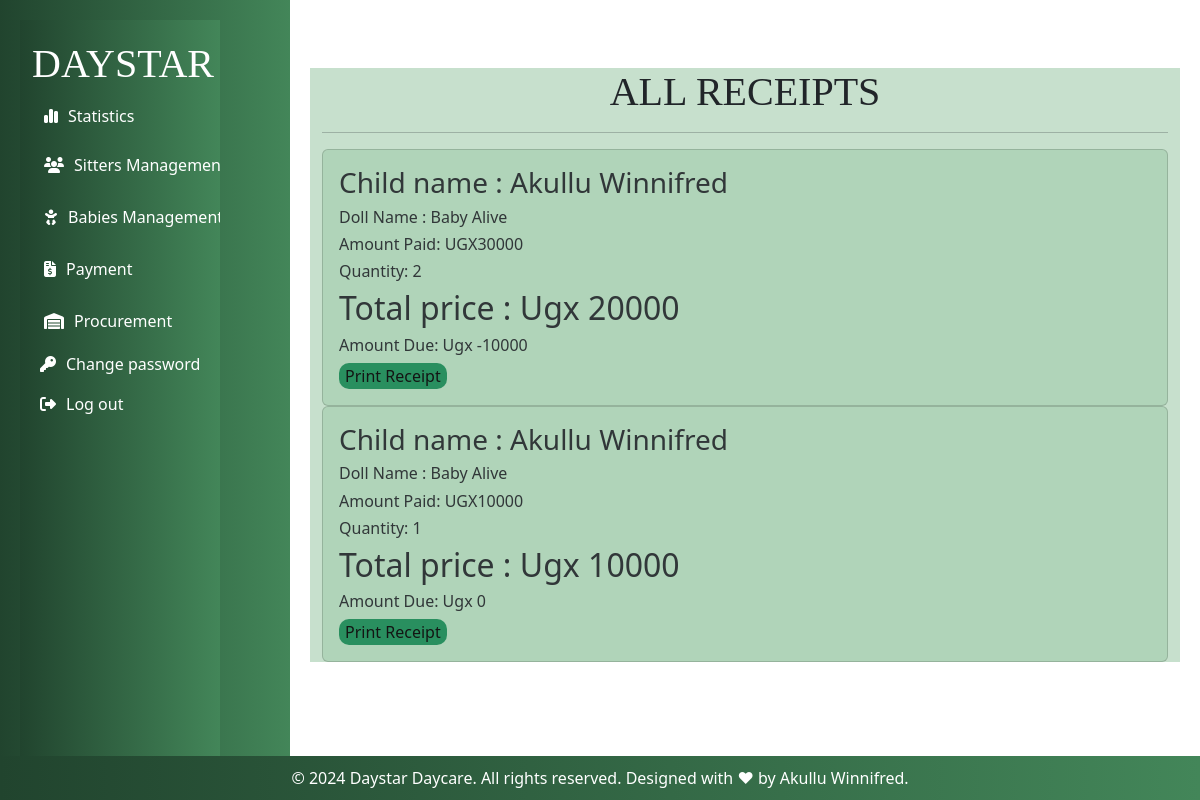
The app's page /receipt/ (signed in), older data.
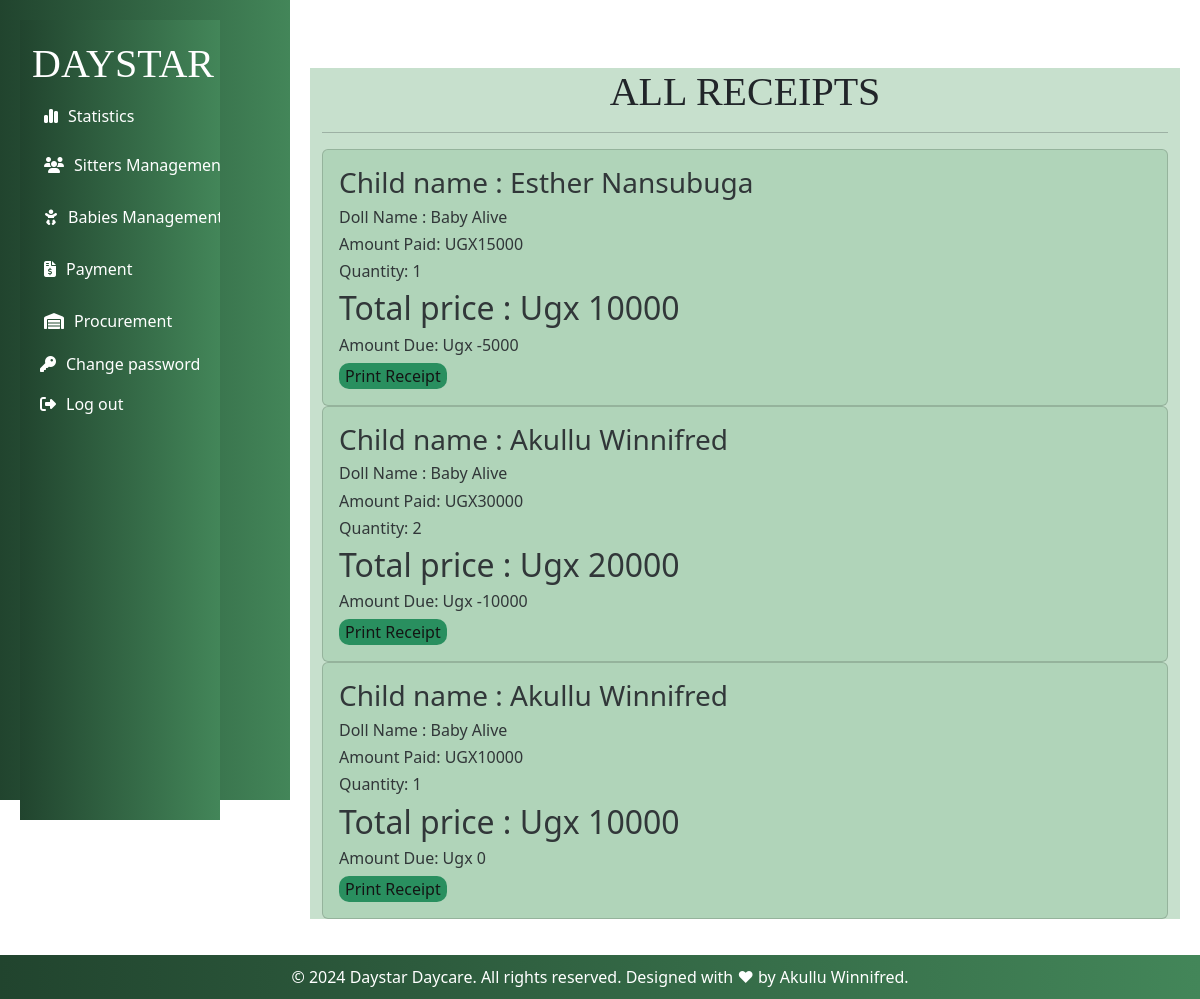
The same page, newer data.
### myapp/models.py (models this page shows)
class Salesrecord(models.Model):
    doll=models.ForeignKey(Doll,  on_delete=models.CASCADE,null=False, blank=False)
    baby_name=models.ForeignKey(RegisterBaby, on_delete=models.CASCADE)
    paid_by=models.CharField(max_length=200,null=True,blank=True,validators=[validate_letters])
    quantity_sold=models.IntegerField(default=0)
    amount_received=models.IntegerField(default=0)
    sale_date=models.DateField(default=timezone.now)
    unit_price=models.IntegerField(default=0)
    def get_total(self):
        total= self.quantity_sold * self.unit_price
        return int( total)
    def get_change(self):
        change= self.get_total() - self.amount_received
        return int(change)#sales is linked to products

class RegisterBaby(models.Model):
    GENDER_CHOICES = (
         ('male', 'Male'),
        ('female', 'Female'),
     )
    name = models.CharField(max_length=200,validators=[validate_letters])
    Baby_Number = models.CharField(max_length=200,unique=True,blank=False, null=True)
    gender = models.CharField(max_length=10,choices=GENDER_CHOICES)
    age = models.IntegerField(default=0)
    Period_of_stay = models.ForeignKey(Categorystay, on_delete=models.CASCADE)
    location = models.CharField(max_length=100)
    Parents_Name = models.CharField(max_length=200,validators=[validate_letters])
    Period_of_stay = models.ForeignKey(Categorystay, on_delete=models.CASCADE)
    Brought_by = models.CharField(max_length=200,validators=[validate_letters])
    Fee_in_UGX = models.IntegerField()
    Assigned_to = models.ForeignKey(BabySitterattendance, on_delete=models.CASCADE)
    Time_In = models.DateTimeField()
    def __str__(self):
        return self.name

class Doll(models.Model):
    c_doll=models.ForeignKey(Category_doll, on_delete=models.CASCADE,null=True, blank=True)
    name_of_the_doll =models.CharField(max_length=200,null=True, blank=True)
    quantity=models.IntegerField(default=0)
    color=models.CharField(max_length=200, null=True,blank=True,validators=[validate_letters])
    size=models.CharField(max_length=200,null=True,blank=True)
    issued_quantity=models.IntegerField(default=0,blank=True,null=True)
    received_quantity=models.IntegerField(default=0,null=True,blank=True)
    Unit_price=models.IntegerField(default=0,null=True, blank=True)
    date=models.DateField(default=timezone.now)
    def __str__(self):
        return self.name_of_the_doll

### myapp/views.py (the view)
# urls.py: path('receipt/',views.receipt,name='receipt'),
@login_required
def receipt(request):
    sales= Salesrecord.objects.all().order_by('-id')
    return render(request,'dolls/receipt.html',{'sales':sales})

### myapp/templates/dolls/receipt.html
{% extends 'base.html'%}
{% block content%}
<br /><br>
<div class="container" style="background-color: rgba(153, 198, 165, 0.55); margin-bottom: 60px; margin-top: 0;">
    <h1 class="card-header text-center" class="v" style="font-family: Georgia, 'Times New Roman', Times, serif;">ALL
        RECEIPTS</h1>
    <hr>
    {% for sale in sales %}
    <div class="card" style="opacity: 90%;  background-color: rgba(153, 198, 165, 0.55);">
        <div class="card-body">
            <h3 class="card-title">Child name : {{sale.baby_name | title}}</h3>
            <h6 class="card-text">Doll Name : {{sale.doll}}</h6>
            <h6 class="card-text">Amount Paid: UGX{{ sale.amount_received }}</h6>
            <h6 class="card-text">Quantity: {{sale.quantity_sold }}</h6>
            <h2>Total price : Ugx {{ sale.get_total }}</h2>
            <div style="flex: 1">
                <h6 class="card-text">Amount Due: Ugx {{ sale.get_change }}</h6>
                <a href="{% url 'receipt_detail' sale.id %}">
                    <button class="button bg bg-success" type="submit"
                        style="width:auto; border:none; border-radius: 10px;">Print Receipt</button> <br>
                </a>
            </div>
        </div>
    </div>
    {% endfor %}
</div>
{% endblock %}

Row changes from the older to the newer data that the page shows:
added Salesrecord: baby_name "Esther Nansubuga", doll "Baby Alive", amount_received "15000", quantity_sold "1", get_total "10000", get_change "-5000"
